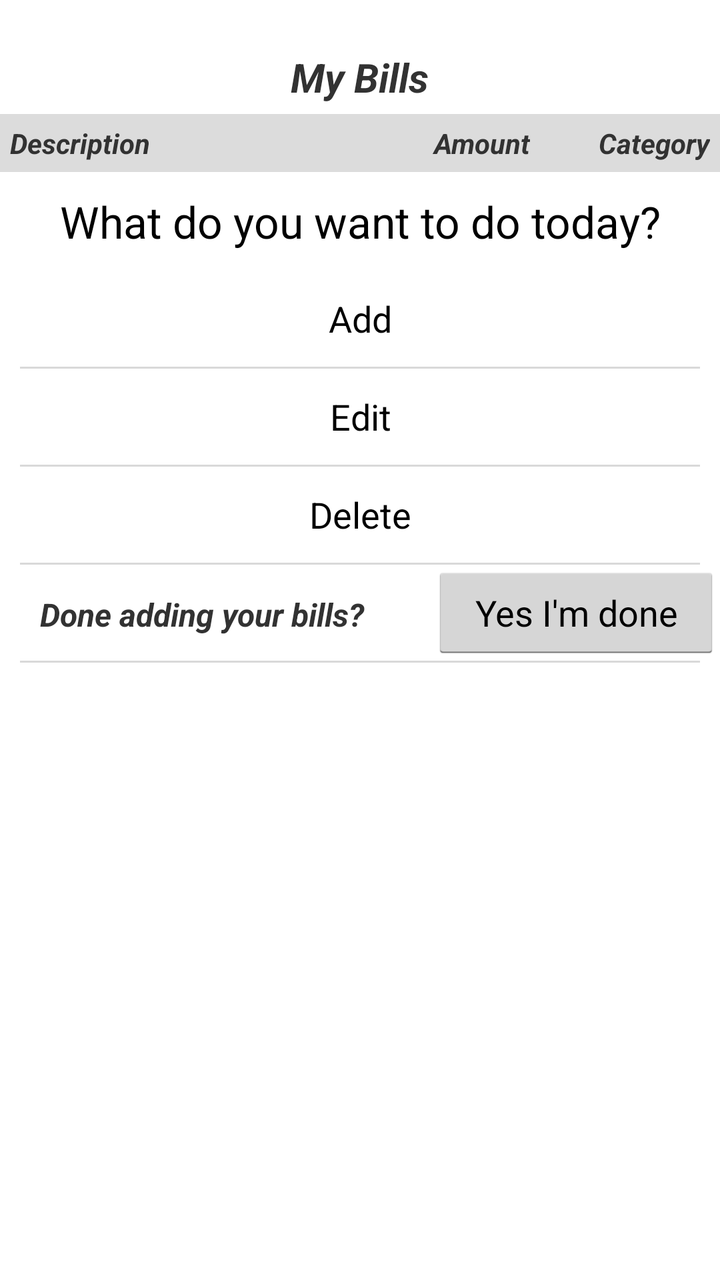
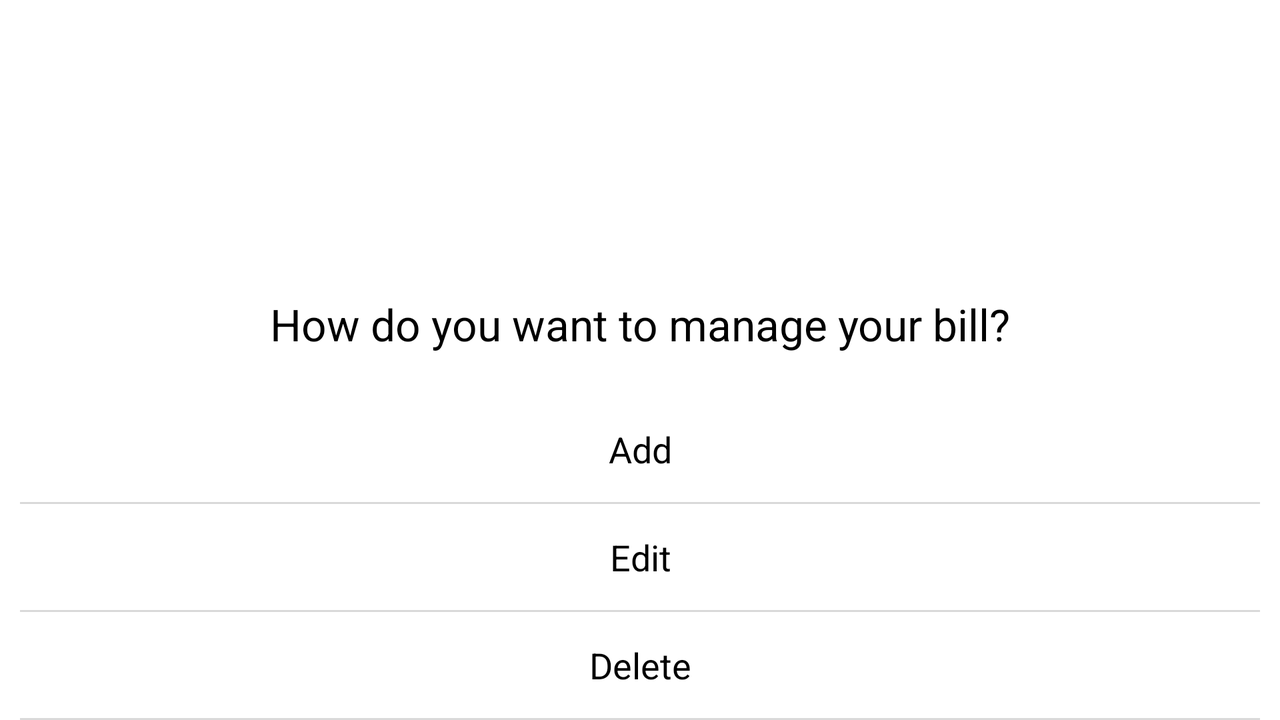

The same Android screen from two of the app's own layout files: first res/layout/ as a phone draws it, then the repository's variant for another configuration, drawn on a device whose configuration selects that folder. Both files follow.
<!-- AndroidManifest.xml: application theme AppTheme -->
<!-- res/layout/manage_bill_layout.xml -->
<?xml version="1.0" encoding="utf-8"?>
<RelativeLayout xmlns:android="http://schemas.android.com/apk/res/android"
    style="@style/layout_full"
    android:id="@+id/manage_bills_relative_layout">
    <ScrollView
        xmlns:tools="http://schemas.android.com/tools"
        android:scrollbars="vertical"
        android:fadingEdge="vertical"
        style="@style/layout_full"
        android:fillViewport="false">

        <LinearLayout
            android:orientation="vertical"
            tools:context=".view.ManageBillActivity"
            style="@style/layout_full">

            <ImageView
                style="@style/layout_vertical"
                android:layout_weight="2"
                android:id="@+id/manageBillsImageView"
                android:src="@drawable/billtrack_logo"
                android:layout_margin="10dp" />

            <TableLayout
                android:layout_width="match_parent"
                android:layout_height="wrap_content"
                android:id="@+id/manageBillsTableLayout"
                android:shrinkColumns="*"
                android:stretchColumns="*">

                <TableRow
                    android:layout_width="match_parent"
                    android:layout_height="match_parent">


                    <TextView
                        android:layout_width="wrap_content"
                        android:layout_height="wrap_content"
                        android:text="My Bills"
                        android:id="@+id/textView8"
                        android:layout_span="3"
                        android:layout_gravity="center_horizontal"
                        android:textSize="20dp"
                        android:textStyle="bold|italic"
                        android:paddingBottom="5dp"
                        android:paddingTop="5dp" />
                </TableRow>

                <TableRow
                    android:layout_width="match_parent"
                    android:layout_height="match_parent"
                    android:id="@+id/labelsTableRow"
                    android:background="#DCDCDC">

                    <TextView
                        android:layout_width="0dp"
                        android:layout_height="wrap_content"
                        android:text="@string/description_label"
                        android:id="@+id/descLabel"
                        android:layout_weight="2"
                        android:textStyle="bold|italic"
                        android:padding="5dp"/>

                    <TextView
                        android:layout_width="0dp"
                        android:layout_height="wrap_content"
                        android:text="@string/amount_label"
                        android:id="@+id/amountLabel"
                        android:layout_weight="1"
                        android:textStyle="bold|italic"
                        android:padding="5dp"
                        android:gravity="right"/>

                    <TextView
                        android:layout_width="0dp"
                        android:layout_height="wrap_content"
                        android:text="@string/category_label"
                        android:id="@+id/categoryLabel"
                        android:layout_weight="1"
                        android:textStyle="bold|italic"
                        android:padding="5dp"
                        android:gravity="right"/>
                </TableRow>
            </TableLayout>

            <TextView
                style="@style/layout_vertical"
                android:layout_width="match_parent"
                android:layout_height="wrap_content"
                android:textAppearance="?android:attr/textAppearanceLarge"
                android:text="What do you want to do today?"
                android:gravity="center"
                android:layout_margin="10dp"
                android:id="@+id/manageBillsHeadingTV" />

            <Button
                style="@style/layout_vertical"
                android:layout_weight="1"
                android:background="@drawable/item_background"
                android:text="Add"
                android:id="@+id/add_bill_button"
                android:gravity="center"
                android:layout_marginLeft ="10dp"
                android:layout_marginRight ="10dp"/>

            <TextView
                style="@style/style_separator_in_list"
                android:id="@+id/separator_one"/>

            <Button
                style="@style/layout_vertical"
                android:layout_weight="1"
                android:background="@drawable/item_background"
                android:text="Edit"
                android:id="@+id/edit_bill_button"
                android:gravity="center"
                android:layout_marginLeft ="10dp"
                android:layout_marginRight ="10dp"/>

            <TextView
                style="@style/style_separator_in_list"
                android:id="@+id/separator_two"/>

            <Button
                style="@style/layout_vertical"
                android:layout_weight="1"
                android:background="@drawable/item_background"
                android:text="Delete"
                android:id="@+id/delete_bill_button"
                android:gravity="center"
                android:layout_marginLeft ="10dp"
                android:layout_marginRight ="10dp"/>

            <TextView
                style="@style/style_separator_in_list"
                android:id="@+id/separator_three"/>



            <LinearLayout
                android:orientation="horizontal"
                android:layout_width="match_parent"
                android:layout_height="wrap_content">
                <TextView
                    android:layout_weight="3"
                    android:layout_width="0dp"
                    android:layout_height="match_parent"
                    android:paddingTop="14dp"
                    android:paddingLeft="20dp"
                    android:textStyle="italic|bold"
                    android:textSize="16sp"
                    android:text="Done adding your bills?"
                    android:id="@+id/doneTextView" />

                <Button
                    android:layout_width="0dp"
                    android:layout_height="match_parent"
                    android:text="Yes I'm done"
                    android:id="@+id/doneButton"
                    android:layout_weight="2" />

            </LinearLayout>

            <TextView
                style="@style/style_separator_in_list"
                android:id="@+id/separator_four"/>

        </LinearLayout>
    </ScrollView>
</RelativeLayout>
<!-- resources referenced by this layout -->
<resources>
  <!-- drawable billtrack_logo: png bitmap (mipmap-mdpi, 38363 bytes) -->
  <!-- from res/values-v21/ -->
  <string name="amount_label">Amount</string>
  <!-- from res/values-v21/ -->
  <string name="category_label">Category</string>
  <!-- from res/values-v21/ -->
  <string name="description_label">Description</string>
  <!-- from res/values-v21/ -->
  <style name="layout_full">
          <item name="android:layout_width">fill_parent</item>
          <item name="android:layout_height">fill_parent</item>
      </style>
  <!-- from res/values-v21/ -->
  <style name="layout_vertical" parent="layout_full">
          <item name="android:layout_height">0px</item>
      </style>
  <!-- from res/values-v21/ -->
  <style name="style_separator_in_list">
          <item name="android:layout_width">match_parent</item>
          <item name="android:layout_height">1dp</item>
          <item name="android:background">#D9D9D9</item>
          <item name="android:layout_marginLeft">10dp</item>
          <item name="android:layout_marginRight">10dp</item>
      </style>
  <!-- from res/values-v21/ -->
  <style name="AppTheme" parent="android:Theme.Holo.Light.DarkActionBar">
          <item name="android:windowDrawsSystemBarBackgrounds">true</item>
      </style>
</resources>
<!-- res/layout-land/manage_bill_layout.xml (the repository's variant of the layout above) -->
<!-- drawn on the phone turned sideways -->
<?xml version="1.0" encoding="utf-8"?>
<LinearLayout xmlns:android="http://schemas.android.com/apk/res/android"
    android:orientation="vertical"
    style="@style/layout_full">

    <ImageView
        style="@style/layout_vertical"
        android:layout_weight="2"
        android:id="@+id/imageView"
        android:src="@drawable/billtrack_logo"
        android:layout_margin="10dp" />

    <TextView
        style="@style/layout_vertical"
        android:layout_weight="1"
        android:textAppearance="?android:attr/textAppearanceLarge"
        android:text="How do you want to manage your bill?"
        android:gravity="center"
        android:layout_margin="10dp"
        android:id="@+id/textView2" />

    <Button
        style="@style/layout_vertical"
        android:layout_weight="1"
        android:background="@drawable/item_background"
        android:text="Add"
        android:id="@+id/add_bill_button"
        android:gravity="center"
        android:layout_marginLeft ="10dp"
        android:layout_marginRight ="10dp"/>

    <TextView
        style="@style/style_separator_in_list"
        android:id="@+id/separator_one"/>

    <Button
        style="@style/layout_vertical"
        android:layout_weight="1"
        android:background="@drawable/item_background"
        android:text="Edit"
        android:id="@+id/edit_bill_button"
        android:gravity="center"
        android:layout_marginLeft ="10dp"
        android:layout_marginRight ="10dp"/>

    <TextView
        style="@style/style_separator_in_list"
        android:id="@+id/separator_two"/>

    <Button
        style="@style/layout_vertical"
        android:layout_weight="1"
        android:background="@drawable/item_background"
        android:text="Delete"
        android:id="@+id/delete_bill_button"
        android:gravity="center"
        android:layout_marginLeft ="10dp"
        android:layout_marginRight ="10dp"/>

    <TextView
        style="@style/style_separator_in_list"
        android:id="@+id/separator_three"/>

</LinearLayout>
<!-- resources referenced by the variant -->
<!-- as the phone turned sideways resolves them -->
<resources>
  <!-- drawable billtrack_logo: png bitmap (mipmap-mdpi, 38363 bytes) -->
  <!-- from res/values-v21/ -->
  <style name="layout_full">
          <item name="android:layout_width">fill_parent</item>
          <item name="android:layout_height">fill_parent</item>
      </style>
  <!-- from res/values-v21/ -->
  <style name="layout_vertical" parent="layout_full">
          <item name="android:layout_height">0px</item>
      </style>
  <!-- from res/values-v21/ -->
  <style name="style_separator_in_list">
          <item name="android:layout_width">match_parent</item>
          <item name="android:layout_height">1dp</item>
          <item name="android:background">#D9D9D9</item>
          <item name="android:layout_marginLeft">10dp</item>
          <item name="android:layout_marginRight">10dp</item>
      </style>
  <!-- from res/values-v21/ -->
  <style name="AppTheme" parent="android:Theme.Holo.Light.DarkActionBar">
          <item name="android:windowDrawsSystemBarBackgrounds">true</item>
      </style>
</resources>
